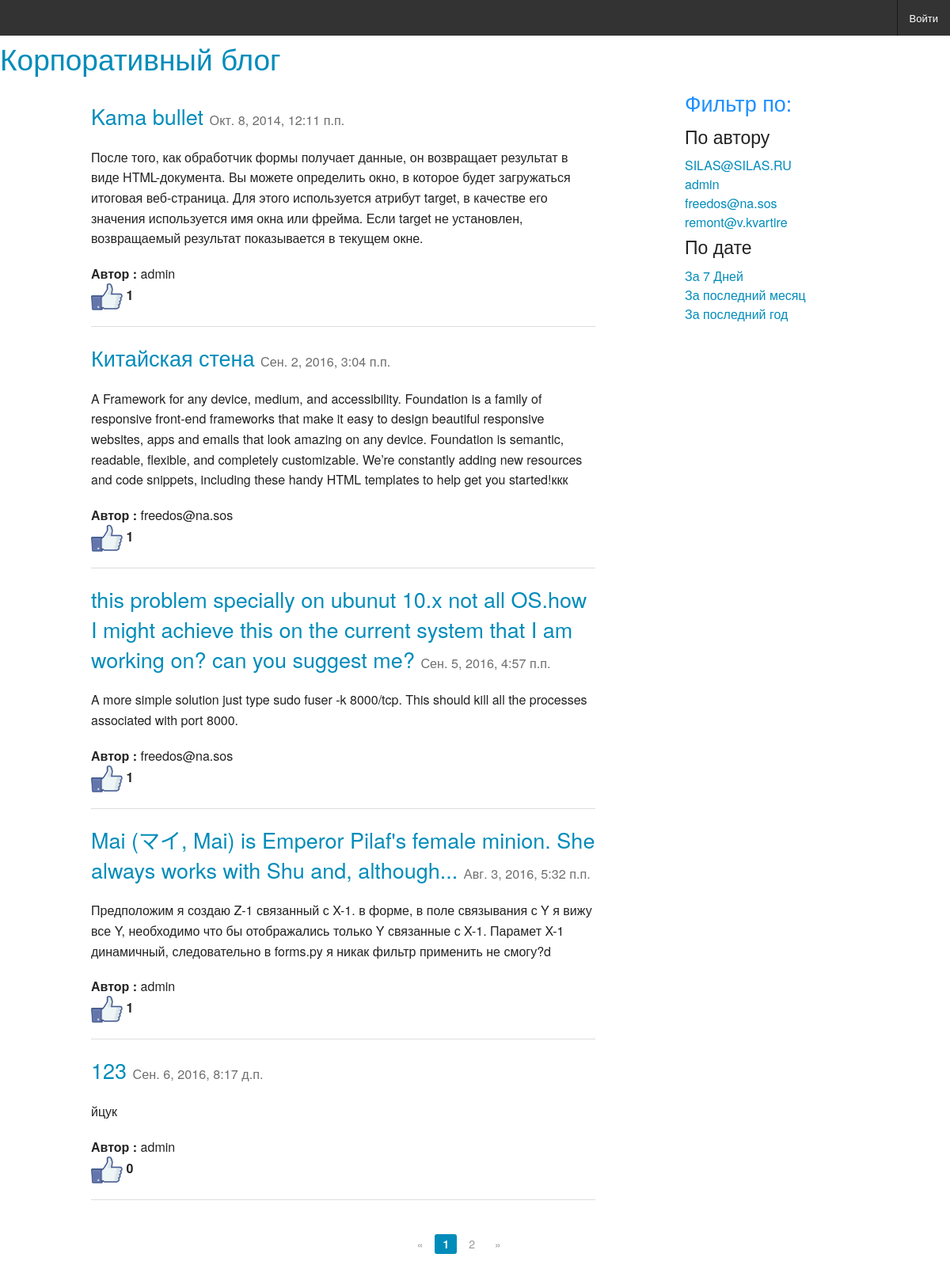
/articles/all/, run on an earlier commit of the app's database.
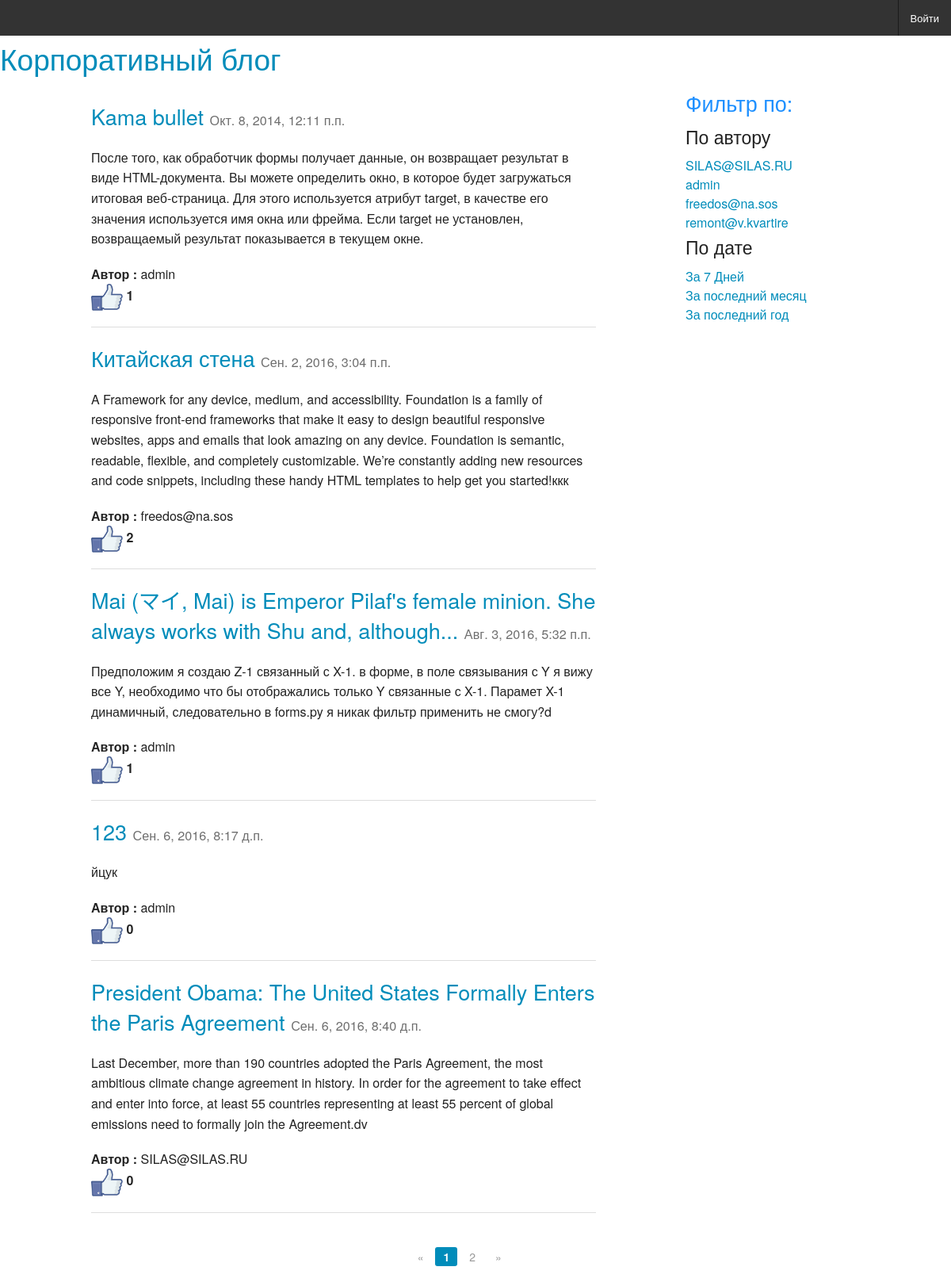
And on a later commit of the database.
### article/models.py (models this page shows)
class Article(models.Model):
    class Meta():
        db_table = 'article'
    article_title = models.CharField(
        'Название статьи', max_length = 200)
    article_text = models.TextField('Текст статьи')
    article_date = models.DateTimeField(
        default=datetime.datetime.now)
    article_likes = models.IntegerField(default=0)
    article_author = models.ForeignKey(User, verbose_name='Автор')

### users/models.py (models this page shows)
class User(AbstractUser):
    avatar = models.ImageField('Аватар', upload_to='avatars')
    phone = models.CharField('Телефон', max_length=20)
    skype = models.CharField('Skype', max_length=50)

### article/views.py (the view, shortened to what this page needs)
# urls.py: url(r'^articles/all/$', views.articles, name='articles'),
def articles(request, page_number=1):
    all_articles = Article.objects.all()
    authors = User.objects.filter(article__isnull=False).distinct()
    get_params = request.GET
    requested_author = get_params.get('author', None)
    if requested_author:
        all_articles = all_articles.filter(
            article_author_id=int(requested_author))
    requested_date = get_params.get('date', None)
    current_page = Paginator(all_articles, 5)
    return render(request, 'articles.html', {
        'articles': current_page.page(page_number),
        'username': auth.get_user(request).username,
        'authors': authors
    })

### article/templates/articles.html
{% extends 'main.html' %}
{% load staticfiles %}
{% block article %}
<div class="row" id="content">
    <div class="medium-8 columns">
        <div class="blog-post">
    {% for article in articles %}
        <p><h3><a href="{% url 'article:article' article_id=article.id %}">{{ article.article_title }}</a> <small> {{ article.article_date }}</small></h3></p>
        <p>{{ article.article_text }}</p>
        <b>Автор :</b> {{ article.article_author }}
        <p><a href="{% url 'article:addlike' article_id=article.id %}"><img src="{% static "like.jpg" %}" width="40px" height="35px"></a>  <b>{{ article.article_likes }}</b></p>
        <hr>
    {% endfor %}
        </div>
    </div>
    <div class="medium-3 columns">
        <h3><font color="#1e90ff">Фильтр по:</font></h3>
        <h4>По автору</h4>
        {% for author in authors %}
            <a href="?author={{ author.id }}">{{ author.username }}</a><br>
        {% endfor %}
        <h4>По дате</h4>
        <a href="?date=7">За 7 Дней</a><br>
        <a href="?date=31">За последний месяц</a><br>
        <a href="?date=365">За последний год</a><br>
    </div>
</div>
<br>
<div class="row">
    <div class="large-3 large-offset-5 colums">
        <ul class="pagination">
            {% if articles.has_previous %}
                <li class="arrow"><a href="/page/{{ articles.previous_page_number }}/">&laquo;</a></li>
            {% else %}
                <li class="arrow unavailable"><a href="">&laquo;</a></li>
            {% endif %}
            {% for page in articles.paginator.page_range %}
                {% if page == articles.number %}
                    <li class="current"><a href="/page/{{ page }}/">{{ page }}</a></li>
                {% else %}
                    <li><a href="/page/{{ page }}/">{{ page }}</a></li>
                {% endif %}
            {% endfor %}
            {% if articles.has_next %}
                <li class="arrow"><a href="/page/{{ articles.next_page_number }}/">&raquo;</a></li>
            {% else %}
                <li class="arrow unavailable"><a href="">&raquo;</a></li>
            {% endif %}
        </ul>
    </div>
</div>
{% endblock %}

What changed in the data, as far as the page shows it:
removed Article: article_title "this problem specially on ubunut 10.x not all OS.how I might achieve this on the current system that I am working on? can you suggest me?", article_date "Сен. 5, 2016, 4:57 п.п.", article_text "A more simple solution just type sudo fuser -k 8000/tcp. This should kill all the processes associated with port 8000.", article_author "freedos@na.sos", article_likes "1"
changed Article "Китайская стена": article_likes "1" → "2"
now on this page (row edited): Article: article_title "President Obama: The United States Formally Enters the Paris Agreement", article_date "Сен. 6, 2016, 8:40 д.п.", article_text "Last December, more than 190 countries adopted the Paris Agreement, the most ambitious climate change agreement in history. In order for the agreement to take effect and enter into force, at least 55 countries representing at least 55 percent of global emissions need to formally join the Agreement.dv", article_author "SILAS@SILAS.RU", article_likes "0"
